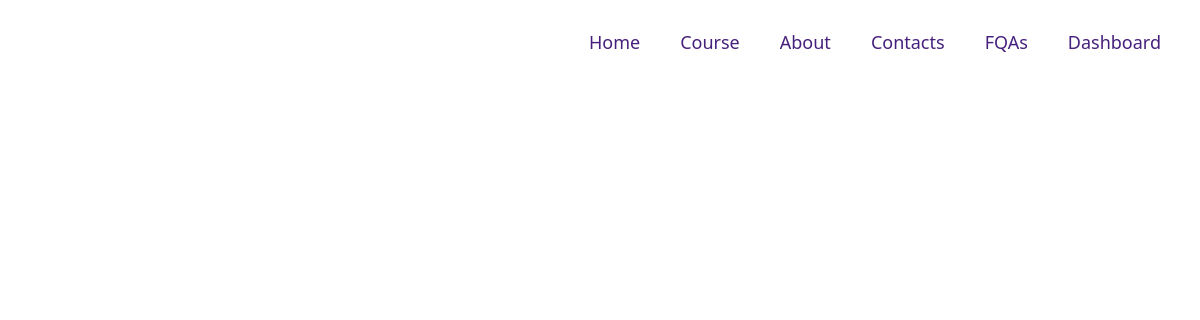
Before: /grade8 with the older database file.
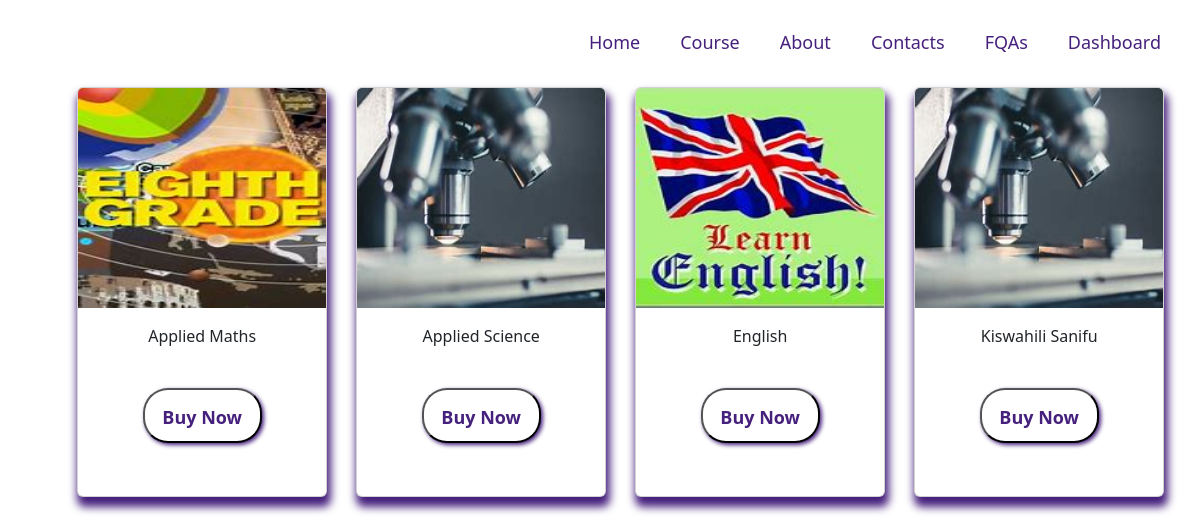
After: the same page with the newer database file.
### homepage/models.py (models this page shows)
class GradeEight(models.Model):
    grade=models.CharField(max_length=25 ,null=True)
    title=models.CharField(max_length=25 ,null=True)
    subject=models.CharField(max_length=25 ,null=True)
    profile=models.FileField(null=True,upload_to='homepage/pdfs/')
    course_image=models.ImageField(null=True,upload_to='homepage/covers/')
    date=models.DateTimeField(auto_now=True,null=True)
    CATEGORY_CHOICES=(
        ('Paid','Paid'),
        ('Free','Free'),
    )
    category=models.CharField(max_length=6, choices =CATEGORY_CHOICES ,null=True)

### homepage/views.py (the view)
# urls.py: path('grade8',grade8_course_list, name="grade8_course_list"),
def grade8_course_list(request):
    courses=GradeEight.objects.all()
    return render(request,"grades/eighth/grade8_course_list.html",{ "courses":courses})

### homepage/templates/grades/eighth/grade8_course_list.html (shortened to what this page needs)
{% include 'grades/list.html' %}
<!DOCTYPE html>
<html lang="en">
<head>
</head>
<body>
 </body>
 </html>
</body>
</html>

### homepage/templates/grades/list.html (shortened to what this page needs)
{% include 'navbar.html' %}
<!DOCTYPE html>
<html lang="en">
<head>
    <link href="https://cdn.jsdelivr.net/npm/bootstrap@5.2.2/dist/css/bootstrap.min.css" rel="stylesheet">
</head>
<body>
    {% for course in courses %}
  <div class="container">
    <div class="row " >
        <div class="col-md-3">
            <div class="card body-session">
                {% if course.course_image %}
                <img src="{{ course.course_image.url}}" alt="{{ course.title}}" class="card-img-top">
                {% else %}
                <span class="text-muted">No PDF</span>
                {% endif %}
                <div class="card-body">
                    <div class="card-title ">
                        {{ course.title }}
                    </div>
                    {% if course.category == 'Free' %}
                    <div class="card-text ">
                    {% if course.profile %}
                   <button> <a href="{{ course.profile.url }}" download class="btn-outline-primary" >Read</a></button>
                    {% else %}
                    <span class="text-muted">No PDF</span>
                    {% endif %}
                    </div>
                </div>
                 <div class="card-text">
                        {% if course.profile %}
                     <button>   <a href="{{ course.profile.url }}" download class="btn-outline-sucess" target="_blank">Download</a></button>
                        {% else %}
                        <span class="text-muted">No PDF</span>
                        {% endif %}
                    </div>
                    {% else %}
                    <button class="buy"> <a href="{% url 'login' %}">Buy Now</a></button>
                    {% endif %}
             </div>
        </div>
    </div>
</div>
</div>
{% endfor%}
</body>
</body>
</html>

Changed rows visible on the page:
added GradeEight: course_image (picture), title "Applied Maths", shows "Buy Now"
added GradeEight: course_image (picture), title "Applied Science", shows "Buy Now"
added GradeEight: course_image (picture), title "English", shows "Buy Now"
added GradeEight: course_image (picture), title "Kiswahili Sanifu", shows "Buy Now"
